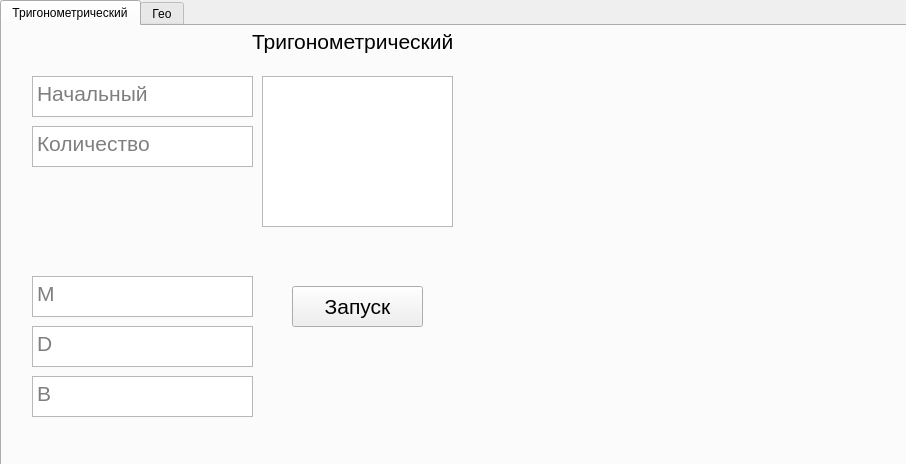
<?xml version="1.0" encoding="UTF-8"?>
<ui version="4.0">
 <class>Form</class>
 <widget class="QWidget" name="Form">
  <property name="geometry">
   <rect>
    <x>0</x>
    <y>0</y>
    <width>906</width>
    <height>464</height>
   </rect>
  </property>
  <property name="windowTitle">
   <string>Form</string>
  </property>
  <widget class="QTabWidget" name="tabWidget">
   <property name="geometry">
    <rect>
     <x>0</x>
     <y>0</y>
     <width>921</width>
     <height>501</height>
    </rect>
   </property>
   <property name="currentIndex">
    <number>0</number>
   </property>
   <widget class="QWidget" name="tab_3">
    <attribute name="title">
     <string>Тригонометрический</string>
    </attribute>
    <widget class="QTextEdit" name="txtInit">
     <property name="geometry">
      <rect>
       <x>30</x>
       <y>50</y>
       <width>221</width>
       <height>41</height>
      </rect>
     </property>
     <property name="font">
      <font>
       <pointsize>16</pointsize>
      </font>
     </property>
     <property name="placeholderText">
      <string>Начальный</string>
     </property>
    </widget>
    <widget class="QTextEdit" name="txtSize">
     <property name="geometry">
      <rect>
       <x>30</x>
       <y>100</y>
       <width>221</width>
       <height>41</height>
      </rect>
     </property>
     <property name="font">
      <font>
       <pointsize>16</pointsize>
      </font>
     </property>
     <property name="placeholderText">
      <string>Количество</string>
     </property>
    </widget>
    <widget class="QLabel" name="lblTrig">
     <property name="geometry">
      <rect>
       <x>250</x>
       <y>-10</y>
       <width>241</width>
       <height>51</height>
      </rect>
     </property>
     <property name="font">
      <font>
       <pointsize>16</pointsize>
      </font>
     </property>
     <property name="text">
      <string>Тригонометрический</string>
     </property>
    </widget>
    <widget class="QListView" name="listView">
     <property name="geometry">
      <rect>
       <x>260</x>
       <y>50</y>
       <width>191</width>
       <height>151</height>
      </rect>
     </property>
    </widget>
    <widget class="QWidget" name="verticalLayoutWidget">
     <property name="geometry">
      <rect>
       <x>470</x>
       <y>40</y>
       <width>431</width>
       <height>381</height>
      </rect>
     </property>
     <layout class="QVBoxLayout" name="verticalLayout"/>
    </widget>
    <widget class="QTextEdit" name="txtM">
     <property name="geometry">
      <rect>
       <x>30</x>
       <y>250</y>
       <width>221</width>
       <height>41</height>
      </rect>
     </property>
     <property name="font">
      <font>
       <pointsize>16</pointsize>
      </font>
     </property>
     <property name="placeholderText">
      <string>M</string>
     </property>
    </widget>
    <widget class="QTextEdit" name="txtD">
     <property name="geometry">
      <rect>
       <x>30</x>
       <y>300</y>
       <width>221</width>
       <height>41</height>
      </rect>
     </property>
     <property name="font">
      <font>
       <pointsize>16</pointsize>
      </font>
     </property>
     <property name="readOnly">
      <bool>true</bool>
     </property>
     <property name="placeholderText">
      <string>D</string>
     </property>
    </widget>
    <widget class="QTextEdit" name="txtB">
     <property name="geometry">
      <rect>
       <x>30</x>
       <y>350</y>
       <width>221</width>
       <height>41</height>
      </rect>
     </property>
     <property name="font">
      <font>
       <pointsize>16</pointsize>
      </font>
     </property>
     <property name="readOnly">
      <bool>true</bool>
     </property>
     <property name="placeholderText">
      <string>B</string>
     </property>
    </widget>
    <widget class="QPushButton" name="btnRunTrig">
     <property name="geometry">
      <rect>
       <x>290</x>
       <y>260</y>
       <width>131</width>
       <height>41</height>
      </rect>
     </property>
     <property name="font">
      <font>
       <pointsize>16</pointsize>
      </font>
     </property>
     <property name="text">
      <string>Запуск</string>
     </property>
    </widget>
   </widget>
   <widget class="QWidget" name="tab_4">
    <attribute name="title">
     <string>Гео</string>
    </attribute>
    <widget class="QLabel" name="lblGamma">
     <property name="geometry">
      <rect>
       <x>350</x>
       <y>10</y>
       <width>241</width>
       <height>51</height>
      </rect>
     </property>
     <property name="font">
      <font>
       <pointsize>16</pointsize>
      </font>
     </property>
     <property name="text">
      <string>Гео</string>
     </property>
    </widget>
    <widget class="QWidget" name="verticalLayoutWidget_2">
     <property name="geometry">
      <rect>
       <x>470</x>
       <y>50</y>
       <width>431</width>
       <height>381</height>
      </rect>
     </property>
     <layout class="QVBoxLayout" name="verticalLayoutGamma"/>
    </widget>
    <widget class="QTextEdit" name="txtM_2">
     <property name="geometry">
      <rect>
       <x>20</x>
       <y>270</y>
       <width>221</width>
       <height>41</height>
      </rect>
     </property>
     <property name="font">
      <font>
       <pointsize>16</pointsize>
      </font>
     </property>
     <property name="placeholderText">
      <string>M</string>
     </property>
    </widget>
    <widget class="QTextEdit" name="txtSize2">
     <property name="geometry">
      <rect>
       <x>20</x>
       <y>60</y>
       <width>221</width>
       <height>41</height>
      </rect>
     </property>
     <property name="font">
      <font>
       <pointsize>16</pointsize>
      </font>
     </property>
     <property name="placeholderText">
      <string>Количество</string>
     </property>
    </widget>
    <widget class="QTextEdit" name="txtD_2">
     <property name="geometry">
      <rect>
       <x>20</x>
       <y>320</y>
       <width>221</width>
       <height>41</height>
      </rect>
     </property>
     <property name="font">
      <font>
       <pointsize>16</pointsize>
      </font>
     </property>
     <property name="readOnly">
      <bool>true</bool>
     </property>
     <property name="placeholderText">
      <string>D</string>
     </property>
    </widget>
    <widget class="QTextEdit" name="txtB_2">
     <property name="geometry">
      <rect>
       <x>20</x>
       <y>370</y>
       <width>221</width>
       <height>41</height>
      </rect>
     </property>
     <property name="font">
      <font>
       <pointsize>16</pointsize>
      </font>
     </property>
     <property name="readOnly">
      <bool>true</bool>
     </property>
     <property name="placeholderText">
      <string>B</string>
     </property>
    </widget>
    <widget class="QListView" name="listViewGamma">
     <property name="geometry">
      <rect>
       <x>260</x>
       <y>60</y>
       <width>191</width>
       <height>151</height>
      </rect>
     </property>
    </widget>
    <widget class="QPushButton" name="btnRun">
     <property name="geometry">
      <rect>
       <x>300</x>
       <y>260</y>
       <width>131</width>
       <height>41</height>
      </rect>
     </property>
     <property name="font">
      <font>
       <pointsize>16</pointsize>
      </font>
     </property>
     <property name="text">
      <string>Запуск</string>
     </property>
    </widget>
    <widget class="QTextEdit" name="txtParam">
     <property name="geometry">
      <rect>
       <x>20</x>
       <y>110</y>
       <width>221</width>
       <height>41</height>
      </rect>
     </property>
     <property name="font">
      <font>
       <pointsize>16</pointsize>
      </font>
     </property>
     <property name="placeholderText">
      <string>Параметр</string>
     </property>
    </widget>
   </widget>
  </widget>
 </widget>
 <resources/>
 <connections/>
</ui>
